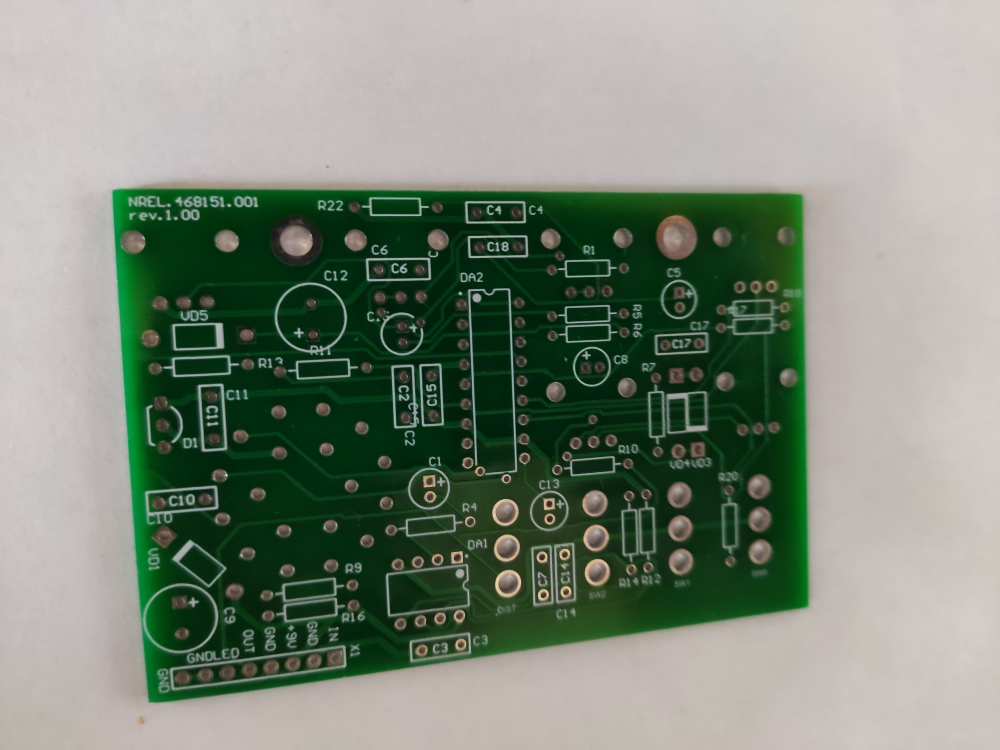
#> input picture pcbs/pcb1.jpg, 4000 x 3000 px (shown at 1/4 size)
$ python findGreenRect.py
#> lines starting #> are read from the running program, lines starting #| are printed output that depends on the picture; after the words box and inside, x2 and y2 are one past the last pixel; in counts of white or black regions, pixels touching at a corner belong together
#> further down, img is the input picture: shape (3000, 4000, 3); mean B, G, R 123.6, 138.2, 127.1
#| Original Dimensions :  (3000, 4000, 3)
import sys
import numpy as np
import matplotlib.pyplot as plt
import cv2 as cv
import math


hsv_min = np.array((85, 28, 65), np.uint8)
hsv_max = np.array((140, 95, 66), np.uint8)
color_blue = (255,0,0)
color_yellow = (0,255,255)

def rotateImage(image, angle):
  image_center = tuple(np.array(image.shape[1::-1]) / 2)
  rot_mat = cv.getRotationMatrix2D(image_center, angle, 1.0)
  result = cv.warpAffine(image, rot_mat, image.shape[1::-1], flags=cv.INTER_LINEAR)
  return result


def update(inimg):

    vis = inimg.copy()
    cv.imshow('pcb', vis)

def unwarp(img, src, dst, testing):
    h, w = img.shape[:2]
    # use cv.getPerspectiveTransform() to get M, the transform matrix, and Minv, the inverse
    M = cv.getPerspectiveTransform(src, dst)
    # use cv.warpPerspective() to warp your image to a top-down view
    warped = cv.warpPerspective(img, M, (w, h), flags=cv.INTER_LINEAR)

    if testing:
        f, (ax1, ax2) = plt.subplots(1, 2, figsize=(20, 10))
        f.subplots_adjust(hspace=.2, wspace=.05)
        ax1.imshow(img)
        x = [src[0][0], src[2][0], src[3][0], src[1][0], src[0][0]]
        y = [src[0][1], src[2][1], src[3][1], src[1][1], src[0][1]]
        ax1.plot(x, y, color='red', alpha=0.4, linewidth=3, solid_capstyle='round', zorder=2)
        ax1.set_ylim([h, 0])
        ax1.set_xlim([0, w])
        ax1.set_title('Original Image', fontsize=30)
        ax2.imshow(cv.flip(warped, 1))
        ax2.set_title('Unwarped Image', fontsize=30)
        plt.show()
    else:
        return warped, M

def getDest(ww,hh,rot=False):
    if rot == True:
        tmp=ww
        ww=hh
        hh=tmp


    dst = np.float32([(0, 0),
                      (0, ww),
                      (hh, ww),
                      (hh, 0)])
    return dst, ww, hh

def findContours(imgin,size, DrawInfo=False):
    # преобразуем в hsv палитру
#> called with DrawInfo = False
    hsv = cv.cvtColor( imgin, cv.COLOR_BGR2HSV )
#> hsv: shape (3000, 4000, 3); mean H, S, V 35.6, 82.3, 142.4
    # цвет платы на белом
    thresh= cv.inRange(hsv, (25, 25, 25), (75, 255,255))
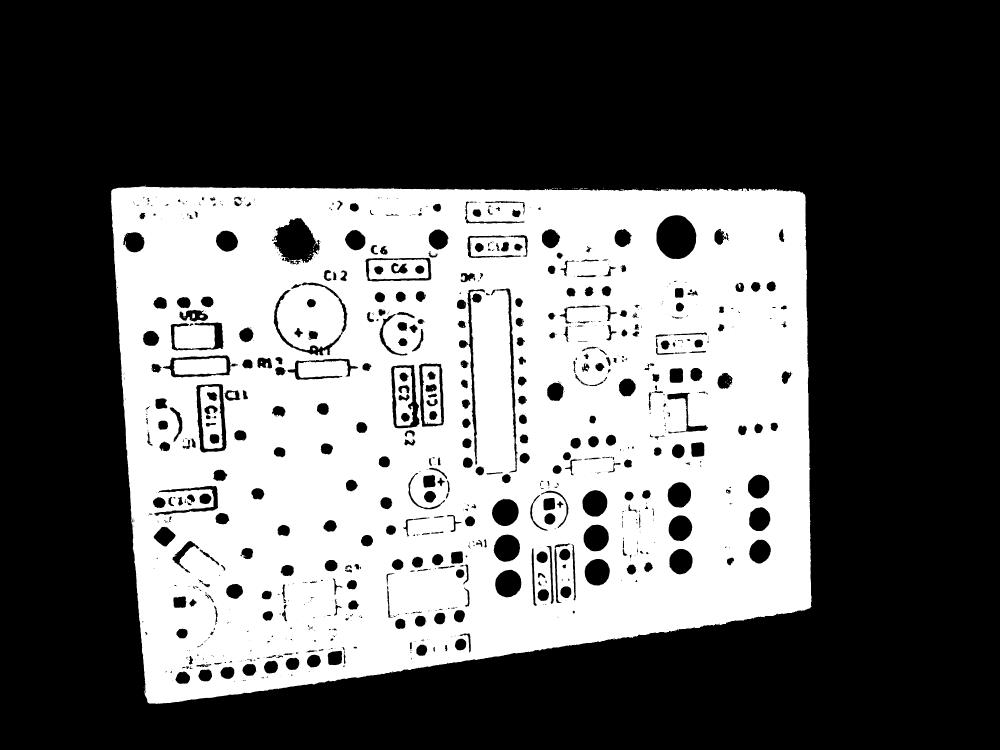
#> thresh: shape (3000, 4000) (shown at 1/4 size); 38.1% white; 241 white regions (226 under 20 px)
    # ищем контуры
    contours0, hierarchy = cv.findContours( thresh.copy(), cv.RETR_TREE, cv.CHAIN_APPROX_SIMPLE)
#> contours0 = 1803 contours, 1196 with area under 20; largest, box (x1, y1, x2, y2) and area: (444, 741, 3247, 2816) 5130898, (783, 1534, 907, 1812) 28890, (1563, 1458, 1679, 1714) 24162, (1461, 1030, 1726, 1127) 23544, (1675, 1453, 1777, 1708) 22716
    # ищем самый большой контур
    segmented = max(contours0, key=cv.contourArea)
#> segmented = contour of 3667 points, box (x1, y1, x2, y2) (444, 741, 3247, 2816), area 5130898
    # упрощаем точки контура до прямоугольника
    epsilon = 0.1*cv.arcLength(segmented,True)
#> epsilon = 1066.1
    approx = cv.approxPolyDP(segmented,epsilon,True)
#> approx = [[446, 762], [596, 2813], [3244, 2427], [3211, 770]]
    # найденные точки контура платы на фото
    src =np.float32(approx)
#> src has the same summary as approx
    # размер изображения на выходе
    dst, width, height = getDest(size['width'],size['height'])

    if DrawInfo == True:
        # рисуем прямоугольник
        cv.drawContours(imgin,[approx],0,(100,255,0),2)
        for aa in approx:
            print(aa)
            xy=(aa[0][0],aa[0][1])
            cv.circle(imgin, xy, 5, color_yellow, 2) # рисуем маленький кружок в центре прямоугольника
            cv.putText(imgin, "%d,%d" % (xy), xy,cv.FONT_HERSHEY_SIMPLEX, 1, color_blue, 2)

    img0, m = unwarp(imgin, src, dst, False)
#> in unwarp, `M = cv.getPerspectiveTransform(src, dst)`: M = [[0.223, -0.0163, -86.84], [-0.00065, 0.225, -170.9], [-6.87e-05, -1.34e-05, 1]]
#> in unwarp, `warped = cv.warpPerspective(img, M, (w, h), flags=cv.INTER_LINEAR)`:
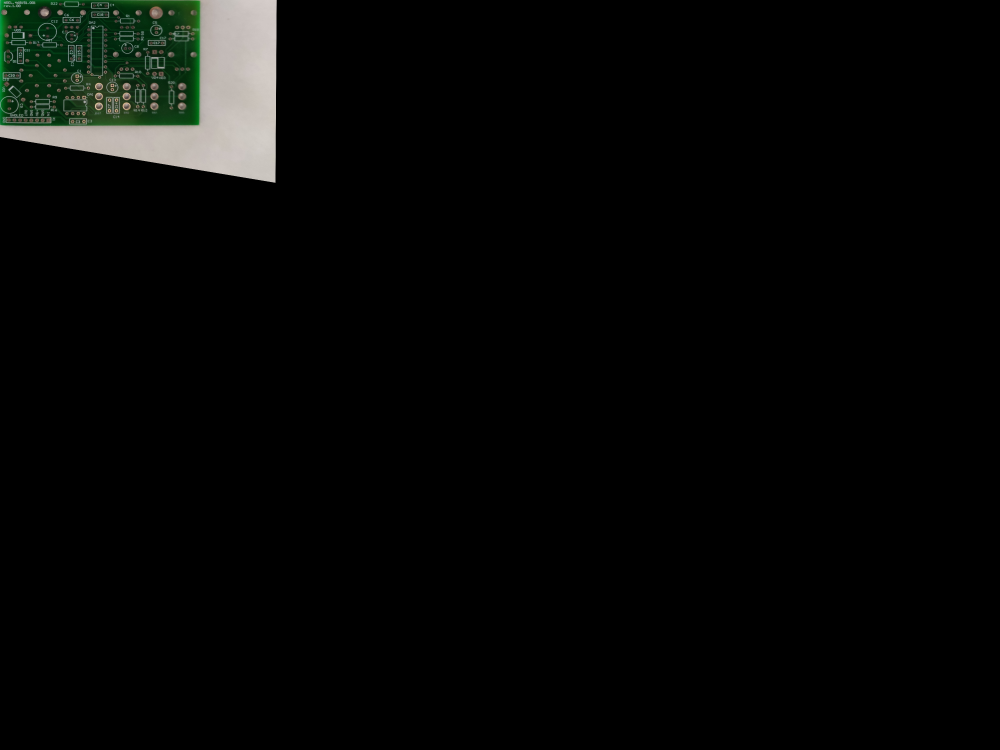
#> warped: shape (3000, 4000, 3) (shown at 1/4 size); mean B, G, R 5.9, 7, 6.1
#> m has the same summary as M in unwarp
    print(m)
#| [[ 2.22516434e-01 -1.62737519e-02 -8.68417307e+01]
#|  [-6.49924537e-04  2.24630168e-01 -1.70878322e+02]
#|  [-6.87469331e-05 -1.34336493e-05  1.00000000e+00]]

    crop_img = img0[0:width, 0:height]
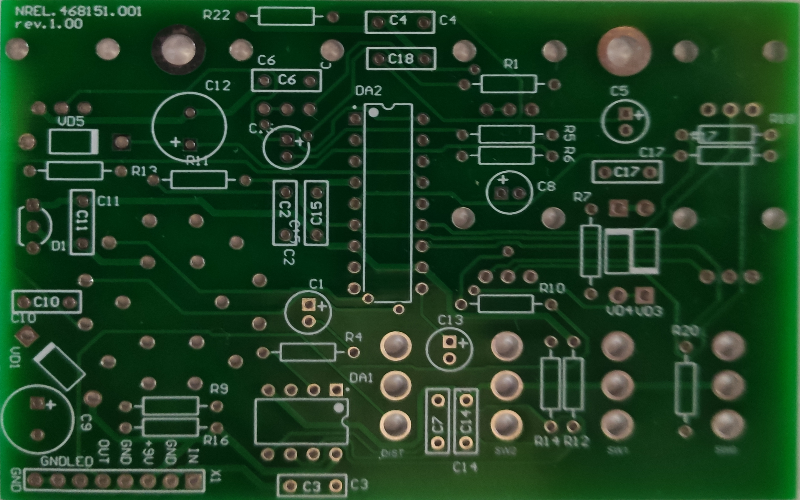
#> crop_img: shape (500, 800, 3); mean B, G, R 35.9, 65.4, 31.4

    # H,W = crop_img.shape[:2]
    # if W < H:
    #    crop_img= rotateImage(crop_img, 90)

    return crop_img

if __name__ == '__main__':
    imgDir = 'pcbs/'
    fileName='pcb1.jpg'
    fn = imgDir+fileName
    img = cv.imread(fn)

    print('Original Dimensions : ',img.shape)

    pcbSize = dict(width=500, height=800)
    res = findContours(img,pcbSize)
    update(res)


    # cv.createTrackbar( "rotate", "contours", 0, 4, rotate )
    cv.imwrite('recon_'+fileName, res)
    cv.waitKey()
    cv.destroyAllWindows()

$ run again, with pcbs/pcb2.jpg copied over pcbs/pcb1.jpg
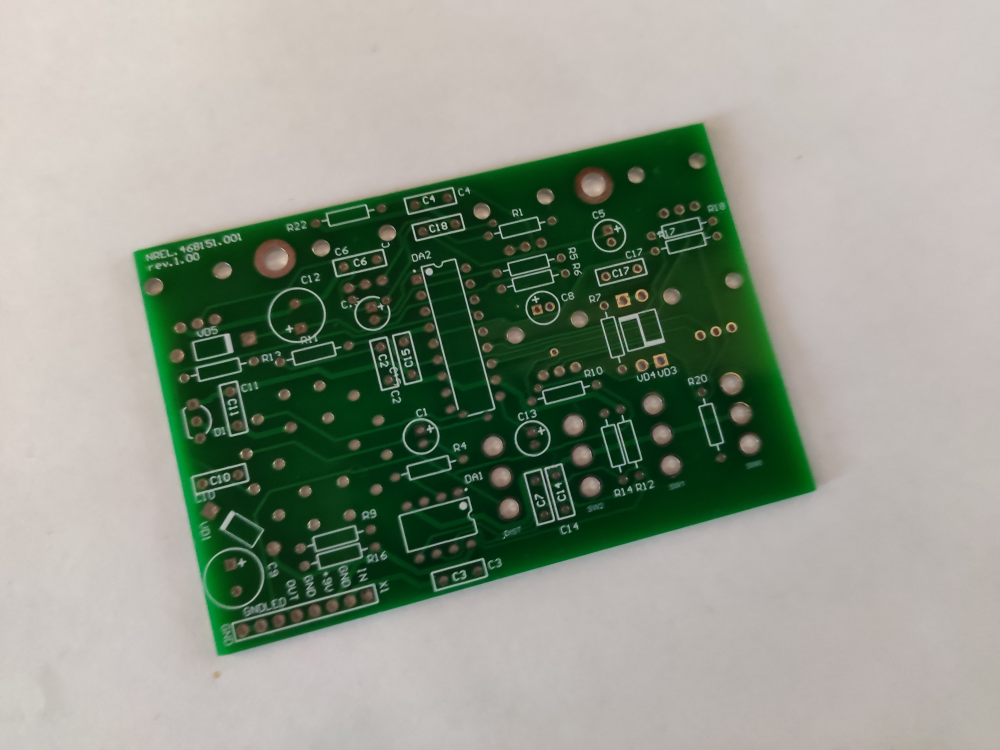
#> input picture pcbs/pcb2.jpg, 4000 x 3000 px (shown at 1/4 size)
#> img is the input picture: shape (3000, 4000, 3); mean B, G, R 138, 152.1, 144.1
#| Original Dimensions :  (3000, 4000, 3)
#> hsv: shape (3000, 4000, 3); mean H, S, V 29, 70.1, 157.1
#> in findContours, `thresh= cv.inRange(hsv, (25, 25, 25), (75, 255,255))`:
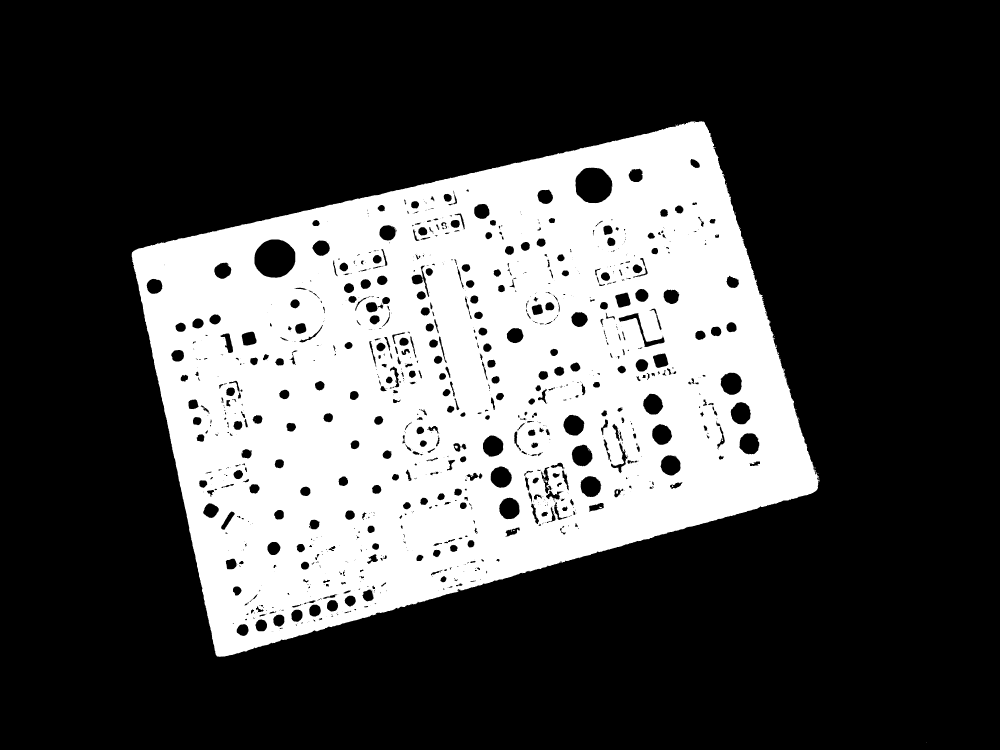
#> thresh: shape (3000, 4000) (shown at 1/4 size); 29.7% white; 108 white regions (101 under 20 px)
#> contours0 = 1707 contours, 1059 with area under 20; largest, box (x1, y1, x2, y2) and area: (527, 484, 3278, 2627) 3908610, (1017, 957, 1182, 1112) 20072, (2301, 670, 2450, 814) 16900, (2882, 1490, 2968, 1580) 5989, (1962, 1865, 2048, 1952) 5612
#> segmented = contour of 4686 points, box (x1, y1, x2, y2) (527, 484, 3278, 2627), area 3908610
#> epsilon = 972
#> approx = [[2814, 486], [528, 1009], [867, 2624], [3267, 1959]]
#> src has the same summary as approx
#> M = [[0.119, 0.521, -588.7], [-0.212, 0.0651, 563.9], [-1.89e-05, 4.53e-05, 1]]
#> m has the same summary as M in unwarp
#| [[ 1.19215776e-01  5.21084633e-01 -5.88720325e+02]
#|  [-2.11643799e-01  6.50880114e-02  5.63932876e+02]
#|  [-1.89098324e-05  4.52942505e-05  1.00000000e+00]]
#> in findContours, `crop_img = img0[0:width, 0:height]`:
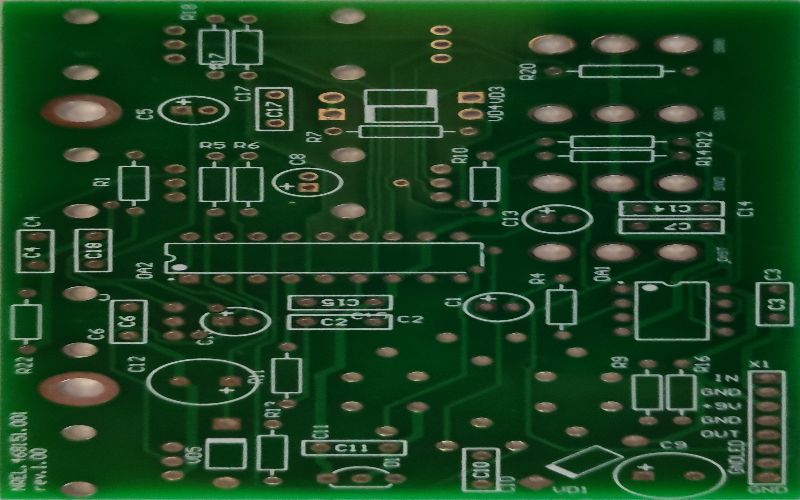
#> crop_img: shape (500, 800, 3); mean B, G, R 34.8, 67.7, 29.1
